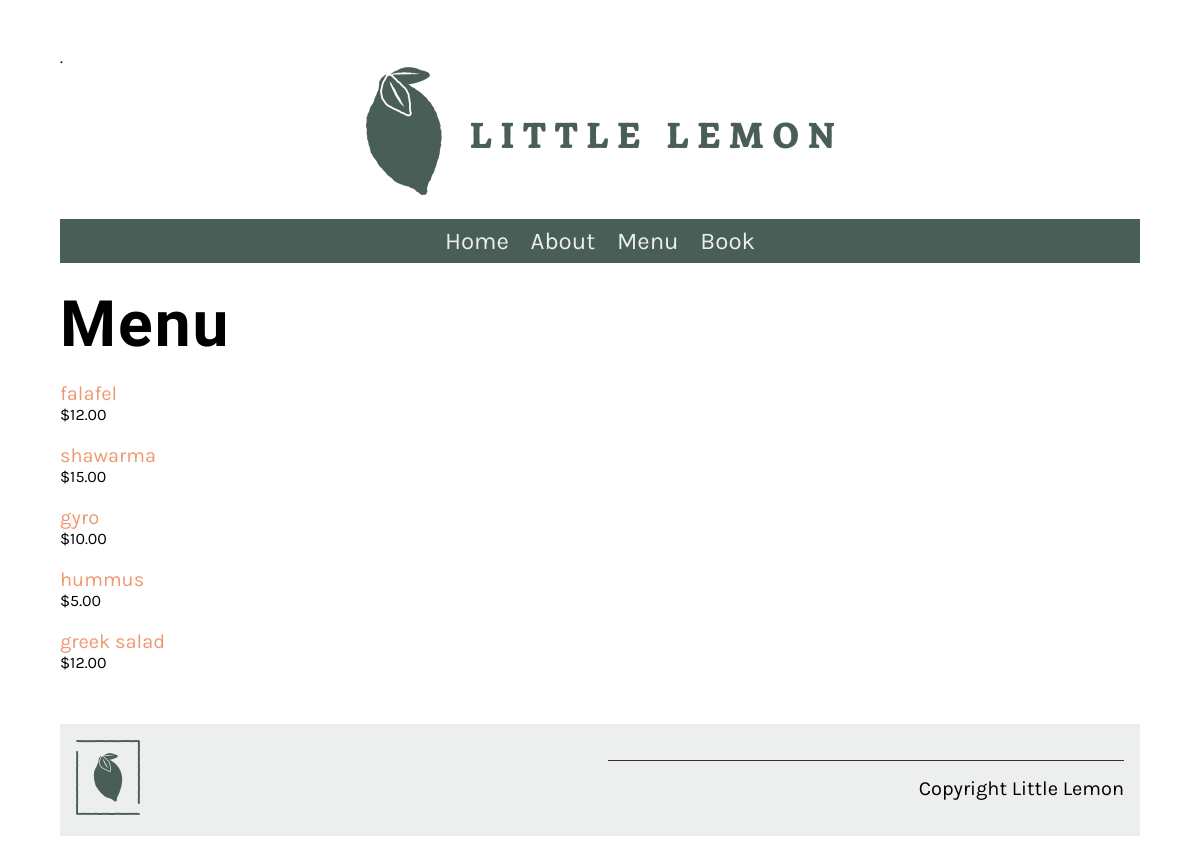
/menu/, run on an earlier commit of the app's database.
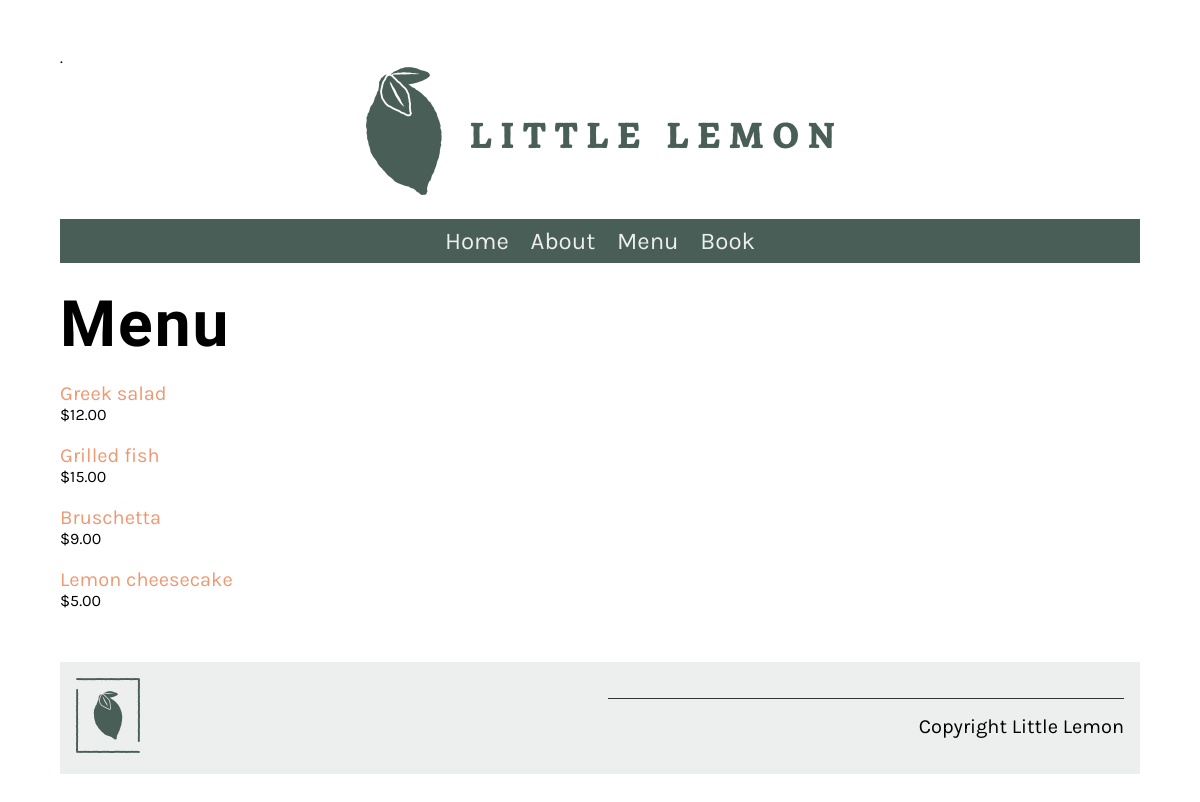
And on a later commit of the database.
### myapp/models.py (models this page shows, shortened)
class Menu(models.Model):
    name = models.CharField(max_length = 200)
    price = models.IntegerField()
    description = models.TextField(max_length=1000, default='')

### myapp/views.py (the view)
# urls.py: path('menu/', views.menu, name = "menu"),
def menu(request):
    menu_data = Menu.objects.all()
    main_data = {"menu": menu_data}
    return render(request, "menu.html", {"menu": main_data})

### myapp/templates/menu.html
{% extends "base.html" %}
{% load static %}
{% block content %}
<h1>Menu</h1>
<div class="column">
    {% if menu %}
    {% for item in menu.menu%}
    <p>
        <a href="{% url 'menu_item' pk=item.pk %}">
            {{ item.name }}
        </a>
                <span class="menu-price">
                    ${{ item.price }}.00
                </span>
    </p>
    {% endfor %}
    {% else %}
        <p>No Item to Display</p>
    {% endif %}
</div>
{% endblock %}

### myapp/templates/base.html (shortened to what this page needs)
{% load static %}
<!DOCTYPE html>
<html lang="en">
  <head>
    <link
      rel="preload"
      as="style"
      href="{% static 'css/style.css' %}"
      onload="this.rel = 'stylesheet'"
    />
  </head>
  <body>
    .
    {% include 'partials/_header.html' %}
    <main>
      {% block content %}{% endblock %}
    </main>
    {% include 'partials/_footer.html' %}
  </body>
</html>

### myapp/templates/partials/_header.html
{% load static %}
 <header>
    <img src="{% static 'img/logo.png' %}" />
  </header>
  <nav>
    <ul>
      <li><a href="{% url 'home' %}">Home</a></li>
      <li><a href="{% url 'about' %}">About</a></li>
      <li><a href="{% url 'menu' %}">Menu</a></li>
      <li><a href="{% url 'book' %}">Book</a></li>
    </ul>
  </nav>

### myapp/static/css/style.css (style rules this page uses)
body { font-family: 'Karla', sans-serif; margin-top: 3rem; margin-bottom: 3rem; margin-left: 5%; margin-right: 5%; }
h1, h2, h3, h4, h5, h6 { font-family: 'Markazi Text', serif; letter-spacing: 2px;; }
h1 { font-size: 4rem; margin-top: 1.5rem; margin-bottom: 0; }
p, ul { font-size: 1.25rem;; }
a { color: #EE9972; text-decoration: none; }
header img { display: block; margin-left: auto; margin-right: auto; max-width: 100%; height: auto; }
nav { background-color: #495E57; margin-top: 1rem; margin-bottom: 1rem; margin-bottom: 0px; }
nav ul { list-style: none; font-size: 1.5rem; text-align: center; padding-inline-start: 0rem; margin-bottom: 0px; }
nav ul li { display: inline-block; margin: 0.5rem; }
nav ul a { color: #EDEFEE; text-decoration: none; }
article { flex:1; }
article img { max-width: 100%; }
footer { background-color: #EDEFEE; padding: 1rem; display: flex; gap: 2rem 1rem; }
footer img { max-width: 50%; }
footer p { border-top: #333333; border-style: solid; border-width: 0.1rem; border-bottom: none; border-left: none; border-right: none; text-align: right; padding-top: 1rem;; }
.column { flex-basis: 50%; margin-bottom: 1rem; padding-bottom: 1rem; }
.menu-price { display: block; font-size: 1rem; }

What changed in the data, as far as the page shows it:
removed Menu: name "falafel", price "12"
removed Menu: name "shawarma", price "15"
removed Menu: name "gyro", price "10"
removed Menu: name "hummus", price "5"
removed Menu: name "greek salad", price "12"
added Menu: name "Greek salad", price "12"
added Menu: name "Grilled fish", price "15"
added Menu: name "Bruschetta", price "9"
added Menu: name "Lemon cheesecake", price "5"
